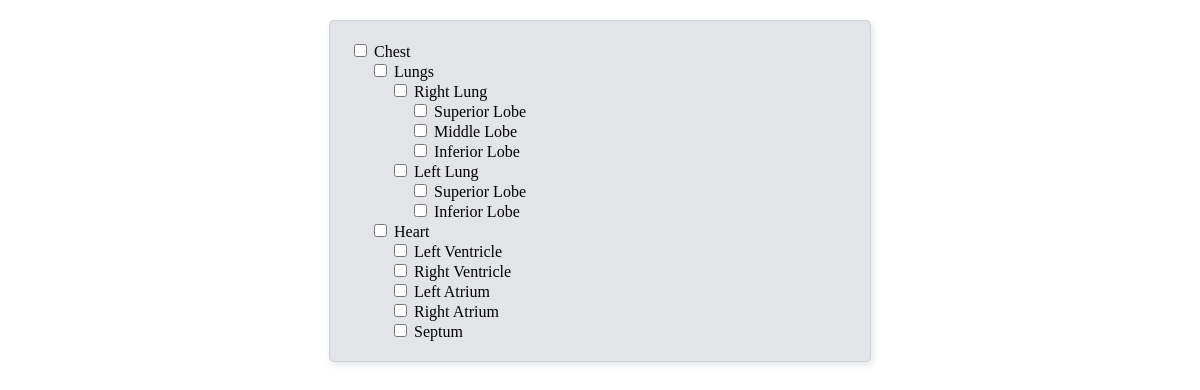
The page / on the database its author committed.
### tables this page shows
CREATE TABLE `level1` (
  `id` int(11) NOT NULL,
  `title` varchar(30) NOT NULL,
  `checked` int(11) NOT NULL,
  `level` int(11) NOT NULL,
  `hasChild` int(11) NOT NULL,
  `parentId` int(11) NOT NULL
);

CREATE TABLE `level2` (
  `id` int(11) NOT NULL,
  `title` varchar(30) NOT NULL,
  `checked` int(11) NOT NULL,
  `level` int(11) NOT NULL,
  `hasChild` int(11) NOT NULL,
  `parentId` int(11) NOT NULL
);

CREATE TABLE `level3` (
  `id` int(11) NOT NULL,
  `title` varchar(30) NOT NULL,
  `checked` int(11) NOT NULL,
  `level` int(11) NOT NULL,
  `hasChild` int(11) NOT NULL,
  `parentId` int(11) NOT NULL
);

CREATE TABLE `level4` (
  `id` int(11) NOT NULL,
  `title` varchar(30) NOT NULL,
  `checked` int(11) NOT NULL,
  `level` int(11) NOT NULL,
  `hasChild` int(11) NOT NULL,
  `parentId` int(11) NOT NULL
);

### classes/DB.php (called while the page is built, shortened)
<?php
class DB {
  protected static $connection;
  public function connect() {
    if(!isset(self::$connection)) {
      $dir = substr(getcwd(),strrpos(getcwd(),DIRECTORY_SEPARATOR)+1);
      if($dir == 'include' || $dir == 'php' || $dir == 'forms' || $dir == 'admin'){
        $config = parse_ini_file('../ini/config.ini');
      }else{
        $config = parse_ini_file('ini/config.ini');
      }
      self::$connection = new mysqli($config['host'],$config['username'],$config['password'],$config['database']);
    }
    return self::$connection;
  }
  public function processResult($result) {
		$resultArray = array();
    while($row = mysqli_fetch_array($result,MYSQLI_ASSOC)) {
      array_push($resultArray, $row);
    }
    if(mysqli_num_rows($result) == 1){
      return $resultArray[0];
    }
    return $resultArray;
  }
  public function queryDB($query) {
    $con = $this->connect();
    $success = mysqli_query($con,$query);
    return $success;
  }
  public function select($table, $where) {
    if($where == "") {
    	$query = "SELECT * FROM $table";
    }else {
    	$query = "SELECT * FROM $table WHERE $where";
    }
    return $this->processResult($this->queryDB($query));
  }
}
?>

### classes/Functions.php (the view, shortened to what this page needs)
<?php
require_once 'DB.php';
class Functions {
	public static function writeLine($r){
		$id = $r['id'];
		$title = $r['title'];
		$checked = ($r['checked'] == 1) ? 'checked' : '' ;
		$level = $r['level'];
		$class = 'level-'.$level;
		$identifier = $level.'-'.$id;
		$html = "<div class='$class'>
						<input id='$identifier' name='$identifier' type='checkbox' $checked onclick='saveChange(id)'>
						<label for='$identifier'>$title</label>
						</div>
					 ";
		return $html;
	}
	public static function getHierarchy($l,$r){
		$table = 'level'.$l;
		$where = '1';
		if($r != null){
			$id = $r['id'];
			$where = "parentId='$id'";
		}
		$db = new DB();
		$result = $db->select($table,$where);
		if(empty($result)){
			$result = array();
		}else{
			if(Functions::isMultidimensionalArray($result) === false){
				$result = Functions::makeMultidimensionalArray($result);
			}
		}
		return $result;
	}
	public static function makeMultidimensionalArray($array) {
		$tmp = array();
		$tmp[0] = $array;
		$result = $tmp;
		return $result;
	}
	public static function isMultidimensionalArray($array) {
		if((count($array) == count($array,COUNT_RECURSIVE))){
			return false;
		}
		return true;
	}
}

### index.php (shortened to what this page needs)
<!DOCTYPE html>
<html>
<head>
	<link rel="stylesheet" href="css/style.css" type="text/css" />
</head>
<body>
	<section id="anatomical-hierarchy" class="anatomical-hierarchy">
		<?php include_once('hierarchy.php'); ?>
	</section>
</body>
</html>

### hierarchy.php
<?php
require_once 'classes/Functions.php';
$result = Functions::getHierarchy(1,null);
foreach($result as $row){
	echo Functions::writeLine($row);
	$resultLevel2 = Functions::getHierarchy(2,$row);
	foreach($resultLevel2 as $rowLevel2){
		echo Functions::writeLine($rowLevel2);
		$resultLevel3 = Functions::getHierarchy(3,$rowLevel2);
		foreach($resultLevel3 as $rowLevel3){
			echo Functions::writeLine($rowLevel3);
			$resultLevel4 = Functions::getHierarchy(4,$rowLevel3);
			foreach($resultLevel4 as $rowLevel4){
				echo Functions::writeLine($rowLevel4);
			}
		}
	}
};
?>

### css/style.css (style rules this page uses)
section.anatomical-hierarchy { margin: 20px auto; border: 1px solid rgba(138, 149, 164, 0.25); box-shadow: 2px 3px 6px rgba(138, 149, 164, 0.25); background-color: rgba(138, 149, 164, 0.25); border-radius: 5px; padding: 20px; max-width: 500px; }
section.anatomical-hierarchy .level-1 { margin-left: 0; }
section.anatomical-hierarchy .level-2 { margin-left: 20px; }
section.anatomical-hierarchy .level-3 { margin-left: 40px; }
section.anatomical-hierarchy .level-4 { margin-left: 60px; }

### rows shown on the page
level1: title "Chest"
level2: title "Lungs"
level3: title "Right Lung"
level4: title "Superior Lobe"
level4: title "Middle Lobe"
level4: title "Inferior Lobe"
level3: title "Left Lung"
level4: title "Superior Lobe"
level4: title "Inferior Lobe"
level2: title "Heart"
level3: title "Left Ventricle"
level3: title "Right Ventricle"
level3: title "Left Atrium"
level3: title "Right Atrium"
level3: title "Septum"
